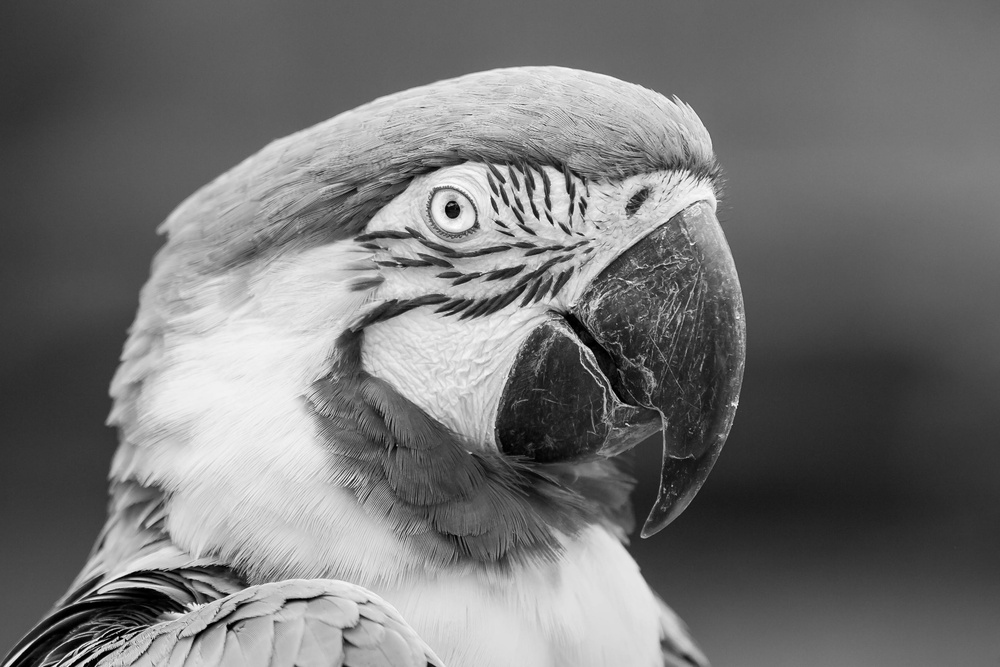
#> input picture asip/asip/grayscaleImage.jpg, 1000 x 667 px, shrunk from 2931 x 1954 before the run, found by its file name
$ python convolution.py
#> lines starting #> are read from the running program, lines starting #| are printed output that depends on the picture
import cv2
import numpy as np
import matplotlib.pyplot as plt
image=cv2.imread("C:\\Users\\abhay\\asip\\grayscaleImage.jpg")
#> image is the input picture: shape (667, 1000, 3); min 0, max 255, mean 116.1
kernel=np.array([[-1,-1,-1],[-1,8,-1],[-1,-1,-1]])
convolved_Image=cv2.filter2D(image,-1,kernel)
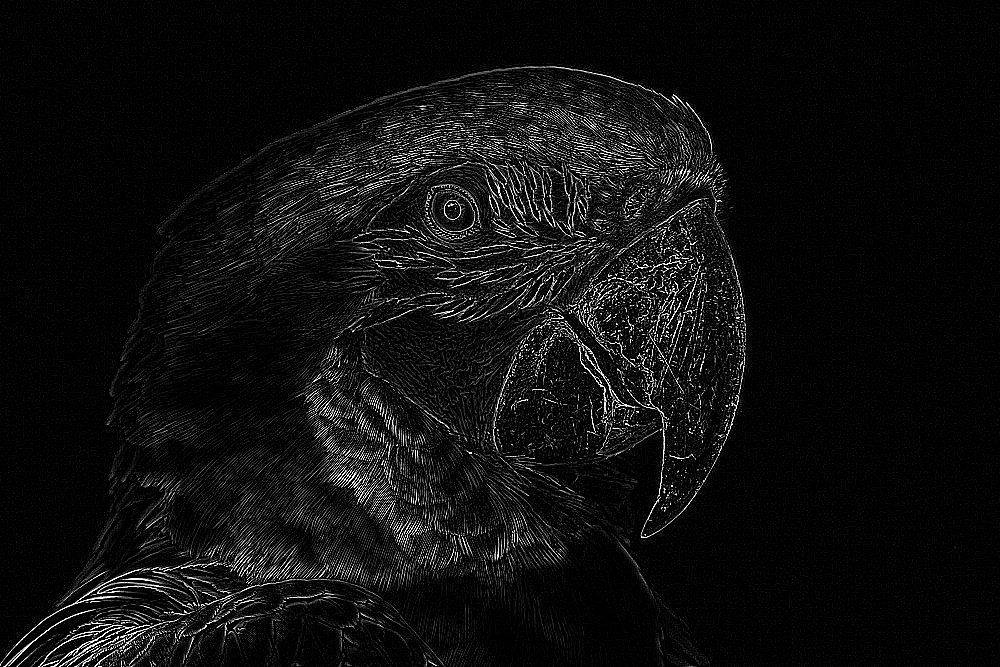
#> convolved_Image: shape (667, 1000, 3); min 0, max 255, mean 14.8
template = cv2.imread("C:\\Users\\abhay\\asip\\image.png", cv2.IMREAD_GRAYSCALE)
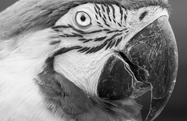
#> input picture asip/asip/image.png, 187 x 121 px, shrunk from 549 x 356 before the run, found by its file name
#> template: shape (121, 187); min 0, max 249, mean 131.9

# Perform template matching
convolved_Image = cv2.cvtColor(convolved_Image, cv2.COLOR_BGR2GRAY)
#> convolved_Image: shape (667, 1000)
res = cv2.matchTemplate(convolved_Image, template, cv2.TM_CCOEFF_NORMED)
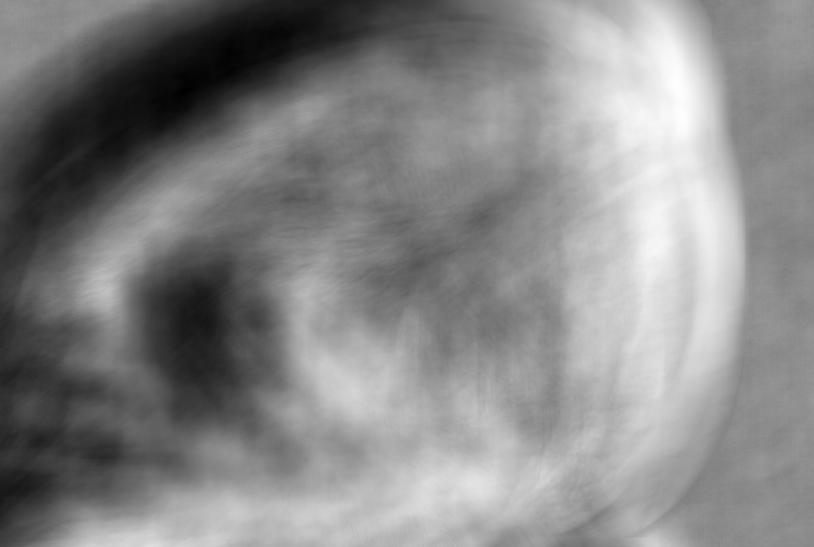
#> res: shape (547, 814) float32; min -0.3, max 0.257, mean -0.00673; drawn with min black and max white
min_val, max_val, min_loc, max_loc = cv2.minMaxLoc(res)
#> min_val = -0.3; max_val = 0.257; min_loc = (182, 91); max_loc = (680, 94)

# Draw rectangle around matched region
top_left = max_loc
#> top_left = (680, 94)
h, w = template.shape
#> h = 121; w = 187
bottom_right = (top_left[0] + w, top_left[1] + h)
#> bottom_right = (867, 215)
matched_img = convolved_Image.copy()
cv2.rectangle(matched_img, top_left, bottom_right, 255, 2)
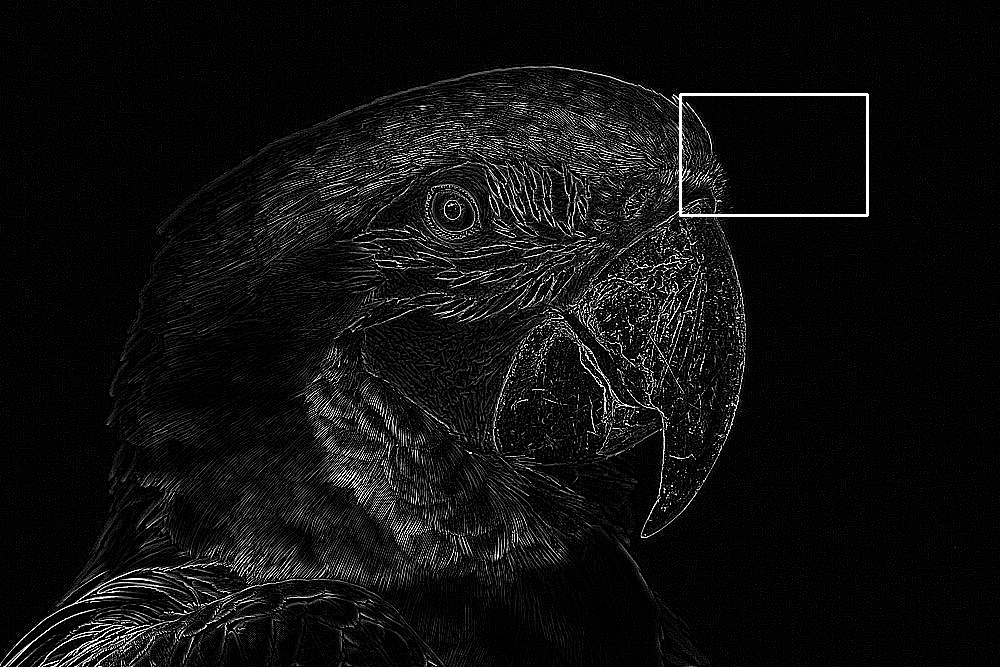
#> matched_img: shape (667, 1000); min 0, max 255, mean 15.5

# -------------------------
# Step 4: Display Results
# -------------------------
plt.figure(figsize=(12,5))

plt.subplot(1,3,1)
plt.title("Original Image")
plt.imshow(image, cmap='gray')

plt.subplot(1,3,2)
plt.title("After Convolution (Edges)")
plt.imshow(convolved_Image, cmap='gray')

plt.subplot(1,3,3)
plt.title("Template Matched")
plt.imshow(matched_img, cmap='gray')

plt.tight_layout()
plt.show()
